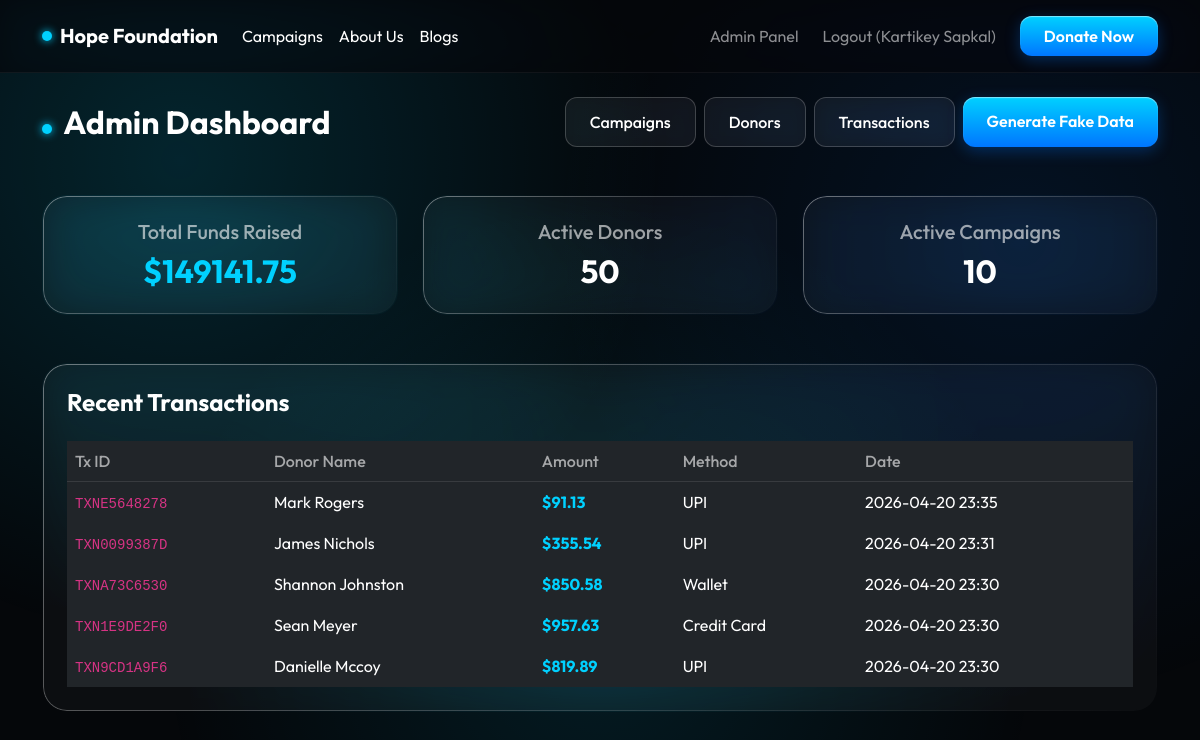
The page /admin (signed in) on the database its author committed.
### models.py (models this page shows)
class Donation(db.Model):
    id = db.Column(db.Integer, primary_key=True)
    user_id = db.Column(db.Integer, db.ForeignKey('user.id'), nullable=True)
    campaign_id = db.Column(db.Integer, db.ForeignKey('campaign.id'), nullable=True)
    full_name = db.Column(db.String(100), nullable=False)
    email = db.Column(db.String(100), nullable=False)
    amount = db.Column(db.Float, nullable=False)
    donation_type = db.Column(db.String(50), default='One-time')
    payment_method = db.Column(db.String(50), nullable=False)
    transaction_id = db.Column(db.String(100), unique=True, nullable=False)
    status = db.Column(db.String(20), default='Completed')
    created_at = db.Column(db.DateTime, default=datetime.utcnow)
    user = db.relationship('User', backref=db.backref('donations', lazy='dynamic'))
    campaign = db.relationship('Campaign', backref=db.backref('donations', lazy='dynamic'))

### app.py (the view)
@app.route('/admin')
@admin_required
def admin_dashboard():
    total_raised = db.session.query(db.func.sum(Donation.amount)).filter_by(status='Completed').scalar() or 0.0
    active_donors = db.session.query(Donation.email).distinct().count()
    active_campaigns = Campaign.query.filter_by(is_active=True).count()
    recent_transactions = Donation.query.order_by(Donation.created_at.desc()).limit(5).all()
    top_donors = db.session.query(
        Donation.full_name,
        db.func.sum(Donation.amount).label('total_donated')
    ).group_by(Donation.email).order_by(db.desc('total_donated')).limit(5).all()
    return render_template('admin_dashboard.html',
                           total_raised=total_raised,
                           active_donors=active_donors,
                           recent_transactions=recent_transactions,
                           active_campaigns=active_campaigns,
                           top_donors=top_donors)

### app.py (called while the page is built)
def admin_required(f):
    @wraps(f)
    def decorated_function(*args, **kwargs):
        if 'user_id' not in session or not session.get('is_admin'):
            flash('Administrator access required.', 'danger')
            return redirect(url_for('index'))
        return f(*args, **kwargs)
    return decorated_function

### templates/admin_dashboard.html
{% extends "base.html" %}
{% block content %}
<div class="d-flex justify-content-between align-items-center mb-5 mt-4">
    <div>
        <div class="status-pulse me-2"></div>
        <h2 class="d-inline fw-bold text-white">Admin Dashboard</h2>
    </div>
    <div class="d-flex gap-2 flex-wrap">
        <a href="{{ url_for('admin_campaigns') }}" class="btn btn-outline-glossy">Campaigns</a>
        <a href="{{ url_for('admin_donors') }}" class="btn btn-outline-glossy">Donors</a>
        <a href="{{ url_for('admin_transactions') }}" class="btn btn-outline-glossy">Transactions</a>
        <a href="{{ url_for('generate_dummy_data') }}" class="btn btn-primary-glossy">Generate Fake Data</a>
    </div>
</div>
<div class="row g-4 mb-5">
    <div class="col-md-4">
        <div class="glossy-card p-4 text-center">
            <h5 class="text-muted mb-2">Total Funds Raised</h5>
            <h2 class="fw-bold text-white m-0" style="color: var(--accent-blue) !important;">${{ total_raised }}</h2>
        </div>
    </div>
    <div class="col-md-4">
        <div class="glossy-card p-4 text-center">
            <h5 class="text-muted mb-2">Active Donors</h5>
            <h2 class="fw-bold text-white m-0">{{ active_donors }}</h2>
        </div>
    </div>
    <div class="col-md-4">
        <div class="glossy-card p-4 text-center">
            <h5 class="text-muted mb-2">Active Campaigns</h5>
            <h2 class="fw-bold text-white m-0">{{ active_campaigns }}</h2>
        </div>
    </div>
</div>
<div class="glossy-card p-4">
    <h4 class="fw-bold text-white mb-4">Recent Transactions</h4>
    <div class="table-responsive">
        <table class="table table-dark table-borderless table-hover mb-0">
            <thead style="border-bottom: 1px solid rgba(255,255,255,0.1);">
                <tr>
                    <th class="text-muted fw-medium">Tx ID</th>
                    <th class="text-muted fw-medium">Donor Name</th>
                    <th class="text-muted fw-medium">Amount</th>
                    <th class="text-muted fw-medium">Method</th>
                    <th class="text-muted fw-medium">Date</th>
                </tr>
            </thead>
            <tbody>
                {% for tx in recent_transactions %}
                <tr>
                    <td class="text-muted"><code>{{ tx.transaction_id }}</code></td>
                    <td>{{ tx.full_name }}</td>
                    <td class="fw-bold" style="color: var(--accent-blue);">${{ tx.amount }}</td>
                    <td>{{ tx.payment_method }}</td>
                    <td>{{ tx.created_at.strftime('%Y-%m-%d %H:%M') }}</td>
                </tr>
                {% else %}
                <tr><td colspan="5" class="text-center text-muted py-4">No recent transactions.</td></tr>
                {% endfor %}
            </tbody>
        </table>
    </div>
</div>
{% endblock %}

### templates/base.html (style rules this page uses)
:root { --bg-navy: #05070A; --accent-blue: #00D1FF; --accent-dark: #0076FF; --text-primary: #ffffff; --text-muted: rgba(255, 255, 255, 0.6); }
body { background-color: var(--bg-navy); color: var(--text-primary); font-family: 'Outfit', sans-serif; position: relative; overflow-x: hidden; animation: pageLoad 0.4s ease-out forwards; min-height: 100vh; }
body::before { content: ''; position: fixed; top: 0; left: 0; width: 100vw; height: 100vh; background: radial-gradient(circle at 15% 20%, rgba(0, 209, 255, 0.15), transparent 40%), radial-gradient(circle at 85% 30%, rgba(0, 118, 255, 0.1), transparent 40%), radial-gradient(circle at 50% 80%, rgba(0, 209, 255, 0.1), transparent 50%); z-index: -1; pointer-events: none; }
.glossy-card { background: rgba(255, 255, 255, 0.03); backdrop-filter: blur(20px); -webkit-backdrop-filter: blur(20px); border: 1px solid transparent; background-clip: padding-box; position: relative; border-radius: 24px; }
.glossy-card::before { content: ""; position: absolute; top: 0; left: 0; right: 0; bottom: 0; border-radius: inherit; padding: 1px; background: linear-gradient(135deg, rgba(255,255,255,0.4), transparent); -webkit-mask: linear-gradient(#fff 0 0) content-box, linear-gradient(#fff 0 0); -webkit-mask-composite: xor; mask-composite: exclude; pointer-events: none; }
.btn-primary-glossy { background: linear-gradient(180deg, #00D1FF 0%, #0076FF 100%); color: #fff; border: none; border-radius: 12px; box-shadow: inset 0 1px 1px rgba(255, 255, 255, 0.5), 0 4px 15px rgba(0, 118, 255, 0.3); font-weight: 600; padding: 0.75rem 1.5rem; transition: all 0.3s ease; }
.btn-outline-glossy { background: rgba(255, 255, 255, 0.05); border: 1px solid rgba(255, 255, 255, 0.2); color: #fff; border-radius: 12px; backdrop-filter: blur(10px); padding: 0.75rem 1.5rem; font-weight: 500; transition: all 0.3s ease; }
.status-pulse { display: inline-block; width: 10px; height: 10px; border-radius: 50%; background-color: var(--accent-blue); box-shadow: 0 0 8px var(--accent-blue); animation: pulse 2s infinite; }
.text-muted { color: var(--text-muted) !important; }

### rows shown on the page
Donation: transaction_id "TXNE5648278", full_name "Mark Rogers", amount "91.13", payment_method "UPI", created_at "2026-04-20 23:35"
Donation: transaction_id "TXN0099387D", full_name "James Nichols", amount "355.54", payment_method "UPI", created_at "2026-04-20 23:31"
Donation: transaction_id "TXNA73C6530", full_name "Shannon Johnston", amount "850.58", payment_method "Wallet", created_at "2026-04-20 23:30"
Donation: transaction_id "TXN1E9DE2F0", full_name "Sean Meyer", amount "957.63", payment_method "Credit Card", created_at "2026-04-20 23:30"
Donation: transaction_id "TXN9CD1A9F6", full_name "Danielle Mccoy", amount "819.89", payment_method "UPI", created_at "2026-04-20 23:30"

### other values the page prints
{{ session.get('username') }} "Kartikey Sapkal"
{{ total_raised }} "149141.75"
{{ active_donors }} "50"
{{ active_campaigns }} "10"
